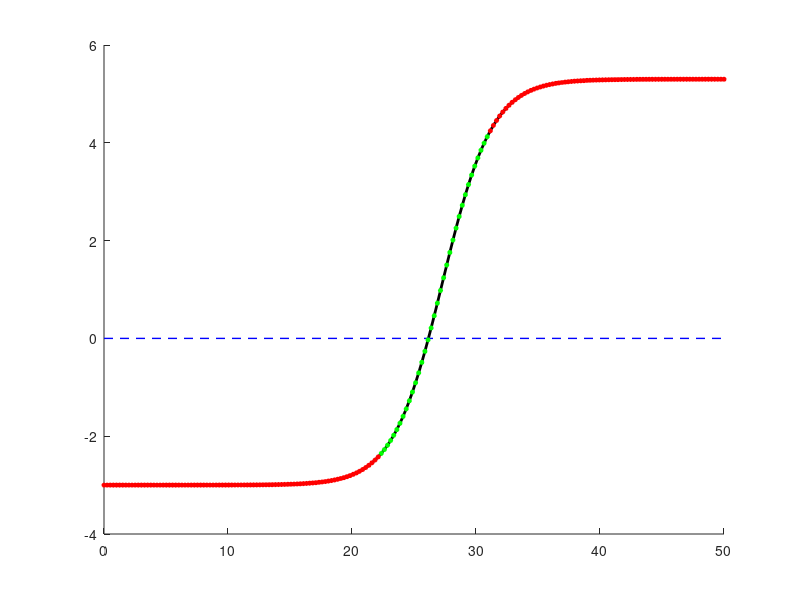

The MATLAB script that drew this image:
function convergence_test()
    x_in = linspace(0,50,200);
    [fvals, dfdx_vals] = test_function(x_in);

    dxtol = 1e-14;
    ytol = 1e-14;
    dfdxmin = 1e-10;
    max_iter = 100;
    

    x_root = orion_newton(@test_function,27,dxtol,ytol,max_iter,dfdxmin);

    success_list = [];
    fail_list = [];

    for n = 1:length(x_in)
        x_guess = x_in(n);
        root_attempt = orion_newton(@test_function,x_guess,dxtol,ytol,max_iter,dfdxmin);
        if abs(x_root - root_attempt) < .1
            success_list(end+1) = x_guess;
        else
            fail_list(end+1) = x_guess;
        end
    end

    success_list
    fail_list

    hold on
    [f_success, ~] = test_function(success_list);
    [f_fail, ~] = test_function(fail_list);

    plot(x_in, fvals, 'k','LineWidth',2);
    plot([x_in(1),x_in(end)],[0,0],'b--','LineWidth',1);
    plot(success_list,f_success,'go','MarkerFaceColor','g','MarkerSize',3);
    plot(fail_list,f_fail,'ro','MarkerFaceColor','r','MarkerSize',3);

end

function x_root = orion_newton(fun, x_guess, dxtol, ytol, max_iter,dfdxmin)
    delta_x = 2*dxtol;
    [fval,dfdx] = fun(x_guess);
    count = 0;
    while count<max_iter && abs(delta_x) > dxtol && abs(fval) > ytol && abs(dfdx) > dfdxmin
        count = count+1;
        delta_x = -fval/dfdx;
        x_guess = x_guess + delta_x;
        [fval,dfdx] = fun(x_guess);
    end
    x_root = x_guess;
end

%Example sigmoid function
function [f_val,dfdx] = test_function(x)
    a = 27.3; 
    b = 2; 
    c = 8.3; 
    d = -3;
    H = exp((x-a)/b);
    dH = H/b;
    L = 1+H;
    dL = dH;
    f_val = c*H./L+d;
    dfdx = c*(L.*dH-H.*dL)./(L.^2);
end